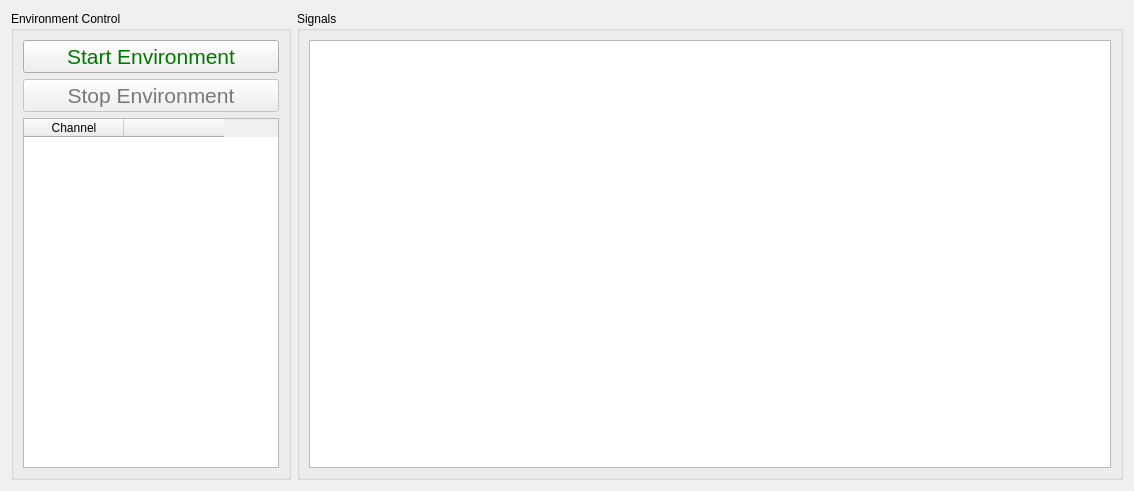
<?xml version="1.0" encoding="UTF-8"?>
<ui version="4.0">
 <class>Form</class>
 <widget class="QWidget" name="Form">
  <property name="geometry">
   <rect>
    <x>0</x>
    <y>0</y>
    <width>1134</width>
    <height>491</height>
   </rect>
  </property>
  <property name="windowTitle">
   <string>Form</string>
  </property>
  <layout class="QHBoxLayout" name="horizontalLayout_4">
   <item>
    <layout class="QVBoxLayout" name="environment_control_layout">
     <item>
      <widget class="QGroupBox" name="environment_control_groupbox">
       <property name="sizePolicy">
        <sizepolicy hsizetype="Minimum" vsizetype="Minimum">
         <horstretch>0</horstretch>
         <verstretch>0</verstretch>
        </sizepolicy>
       </property>
       <property name="title">
        <string>Environment Control</string>
       </property>
       <layout class="QVBoxLayout" name="verticalLayout_2">
        <item>
         <layout class="QVBoxLayout" name="button_layout">
          <item>
           <widget class="QPushButton" name="start_test_button">
            <property name="sizePolicy">
             <sizepolicy hsizetype="Minimum" vsizetype="Minimum">
              <horstretch>0</horstretch>
              <verstretch>0</verstretch>
             </sizepolicy>
            </property>
            <property name="palette">
             <palette>
              <active>
               <colorrole role="ButtonText">
                <brush brushstyle="SolidPattern">
                 <color alpha="255">
                  <red>0</red>
                  <green>120</green>
                  <blue>0</blue>
                 </color>
                </brush>
               </colorrole>
              </active>
              <inactive>
               <colorrole role="ButtonText">
                <brush brushstyle="SolidPattern">
                 <color alpha="255">
                  <red>0</red>
                  <green>120</green>
                  <blue>0</blue>
                 </color>
                </brush>
               </colorrole>
              </inactive>
              <disabled>
               <colorrole role="ButtonText">
                <brush brushstyle="SolidPattern">
                 <color alpha="255">
                  <red>120</red>
                  <green>120</green>
                  <blue>120</blue>
                 </color>
                </brush>
               </colorrole>
              </disabled>
             </palette>
            </property>
            <property name="font">
             <font>
              <pointsize>16</pointsize>
             </font>
            </property>
            <property name="toolTip">
             <string>Start playing the signal</string>
            </property>
            <property name="text">
             <string>Start Environment</string>
            </property>
           </widget>
          </item>
          <item>
           <widget class="QPushButton" name="stop_test_button">
            <property name="enabled">
             <bool>false</bool>
            </property>
            <property name="sizePolicy">
             <sizepolicy hsizetype="Minimum" vsizetype="Minimum">
              <horstretch>0</horstretch>
              <verstretch>0</verstretch>
             </sizepolicy>
            </property>
            <property name="palette">
             <palette>
              <active>
               <colorrole role="ButtonText">
                <brush brushstyle="SolidPattern">
                 <color alpha="255">
                  <red>255</red>
                  <green>0</green>
                  <blue>0</blue>
                 </color>
                </brush>
               </colorrole>
              </active>
              <inactive>
               <colorrole role="ButtonText">
                <brush brushstyle="SolidPattern">
                 <color alpha="255">
                  <red>255</red>
                  <green>0</green>
                  <blue>0</blue>
                 </color>
                </brush>
               </colorrole>
              </inactive>
              <disabled>
               <colorrole role="ButtonText">
                <brush brushstyle="SolidPattern">
                 <color alpha="255">
                  <red>120</red>
                  <green>120</green>
                  <blue>120</blue>
                 </color>
                </brush>
               </colorrole>
              </disabled>
             </palette>
            </property>
            <property name="font">
             <font>
              <pointsize>16</pointsize>
             </font>
            </property>
            <property name="toolTip">
             <string>Stop playing the signal by ramping down the level</string>
            </property>
            <property name="text">
             <string>Stop Environment</string>
            </property>
           </widget>
          </item>
         </layout>
        </item>
        <item>
         <widget class="QTableWidget" name="channel_enable_table">
          <property name="sizePolicy">
           <sizepolicy hsizetype="Fixed" vsizetype="Expanding">
            <horstretch>0</horstretch>
            <verstretch>0</verstretch>
           </sizepolicy>
          </property>
          <column>
           <property name="text">
            <string>Channel</string>
           </property>
          </column>
          <column>
           <property name="text">
            <string/>
           </property>
          </column>
         </widget>
        </item>
       </layout>
      </widget>
     </item>
    </layout>
   </item>
   <item>
    <layout class="QVBoxLayout" name="signal_layout">
     <item>
      <widget class="QGroupBox" name="output_signal_groupbox">
       <property name="sizePolicy">
        <sizepolicy hsizetype="Preferred" vsizetype="Expanding">
         <horstretch>0</horstretch>
         <verstretch>0</verstretch>
        </sizepolicy>
       </property>
       <property name="title">
        <string>Signals</string>
       </property>
       <layout class="QHBoxLayout" name="horizontalLayout_3">
        <item>
         <widget class="PlotWidget" name="response_signal_plot"/>
        </item>
       </layout>
      </widget>
     </item>
    </layout>
   </item>
  </layout>
 </widget>
 <customwidgets>
  <customwidget>
   <class>PlotWidget</class>
   <extends>QGraphicsView</extends>
   <header location="global">pyqtgraph</header>
  </customwidget>
 </customwidgets>
 <resources/>
 <connections/>
</ui>
